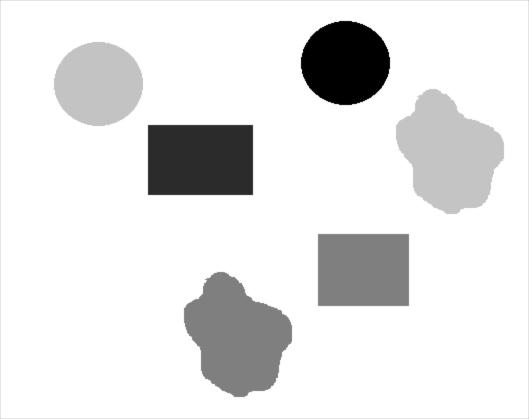
#> input picture gray1.jpg, 529 x 419 px
$ python Assignment_1.py
#> lines starting #> are read from the running program, lines starting #| are printed output that depends on the picture; after the words box and inside, x2 and y2 are one past the last pixel; in counts of white or black regions, pixels touching at a corner belong together
#> further down, img is the input picture: shape (419, 529); min 0, max 255, mean 228.1
import numpy as np, cv2 as cv

def Thresholding(img):
    mean_value = int(np.mean(img))
#> mean_value = 228
    print('Mean pixel value is ' + str(mean_value))
#| Mean pixel value is 228
    r,c = np.shape(img)
#> r = 419; c = 529

    for i in range(r):
        for j in range(c):
            if img[i,j] >= mean_value:
                img[i,j] = 0
            else:
                img[i,j] = 255
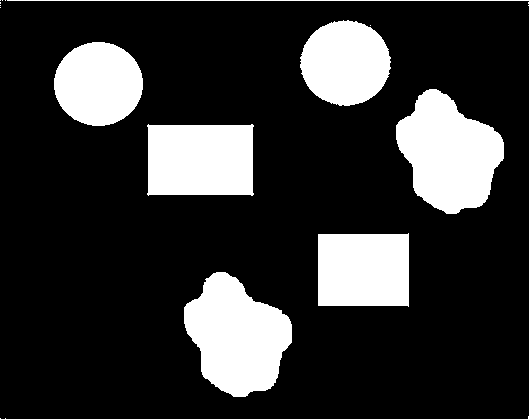
#> img: shape (419, 529); 19.9% white; 19 white regions (12 under 20 px), largest, box (x1, y1, x2, y2) and area: (184, 272, 292, 397) 8992, (396, 89, 504, 214) 8886, (147, 124, 254, 196) 7364
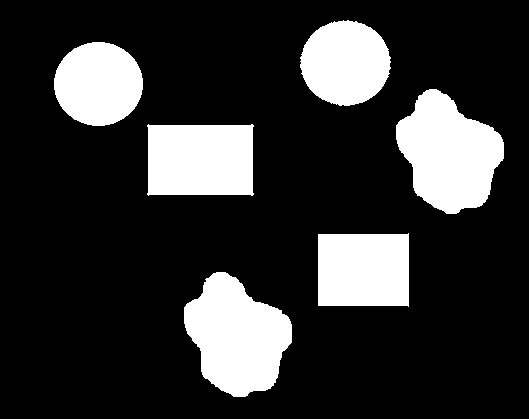
#> input picture wb.png, 529 x 419 px
#> `img2 = np.array(cv.imread('wb.png',0))`: img2: shape (419, 529); 19.7% white; 6 white regions, box (x1, y1, x2, y2) and area: (184, 272, 292, 397) 8992, (396, 89, 504, 214) 8886, (147, 124, 254, 196) 7364, (318, 233, 409, 307) 6554, (300, 20, 391, 106) 6009, (54, 42, 143, 126) 5857

    cv.imshow('Binary Image', img)
    cv.imwrite('Binary Image.png',img)
    cv.waitKey(10000)
    cv.destroyAllWindows()

    return img

#To assign label to current pixel based upon the label of the neighboring pixel
def AssignLabel(Left,Upper,LeftDiagonal=0,RightDiagonal=0):    #Neighboring pixel labels values

    if(Left!=0):                                        #Left pixel --> highest priority
        return Left                                     #Return the label of the left pixel, if not zero

    elif(LeftDiagonal!=0):                              #If left pixel is zero, check left diagonal pixel (in case of 8 connectivity)
        return LeftDiagonal

    elif(Upper!=0):
        return Upper

    elif(RightDiagonal!=0):
        return RightDiagonal

    return 0

#To find the index of a value in a list or sublist
def FindIndex(my_list,value):
    index=-1                                    #Setting index's default value
    for i in range(my_list.__len__()):          #Loop till the length of the list
        if(my_list[i].count(value)>0):          #If that value occurs in list once or multiple times
            index = i                           #Storing index in variable 'index'
            break
    return index                                #Returning index value

def ConnectedComponentAnalysis(img, Connectivity=4):

#> called with Connectivity = 8
    r,c = np.shape(img)         #to get dimensions of my image
#> r = 419; c = 529
    labelling_img = np.zeros((int(r),int(c)),dtype=int)      #creating image of zeros of size 501x501

    label_table=[]
    label=1

    for i in range(1,r):
        for j in range(1,c):
            if (img[i,j]==255):

                pixelLabel = 0

                if(Connectivity == 8):
                    pixelLabel = AssignLabel(labelling_img[i,j-1],labelling_img[i-1,j],labelling_img[i-1,j-1],labelling_img[i-1,j+1])
                else:
                    pixelLabel = AssignLabel(Left=labelling_img[i,j-1],Upper=labelling_img[i-1,j])

                if(pixelLabel == 0):
                    pixelLabel = label
                    label_table.append([pixelLabel])
                    label = label + 1

                labelling_img[i,j] = pixelLabel

                SecondPass(labelling_img[i-1,j],labelling_img[i,j-1],label_table)
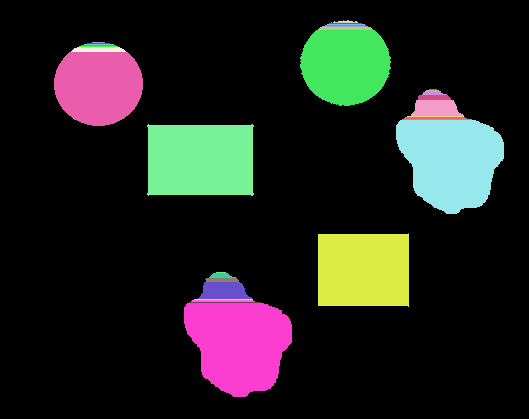
#> labelling_img: shape (419, 529) int64; 42 distinct labels, from 0 to 41; one colour per label, 0 black


    labelling_img = AssignMinimumLabel(labelling_img,label_table)

    SortSublists(label_table)

    return (labelling_img,label_table)

#For second pass - Removing multiple labels of the same object
def SecondPass(LeftPixelLabel,UpperPixelLabel,label_table):         #Passing left and upper pixel's labels and the labelling table list

    if(UpperPixelLabel!=0 and LeftPixelLabel!=0 and UpperPixelLabel!=LeftPixelLabel):       #If upper and left pixel labels aren't same and aren't zero

        UpperLabelIndex=FindIndex(label_table,UpperPixelLabel)              #Finding index of upper pixel

        LeftLabelIndex=FindIndex(label_table,LeftPixelLabel)                #Finding index of left pixel

        if(UpperLabelIndex!=LeftLabelIndex):                        #If both indexes aren't same, update the list

            UpdateList(label_table,UpperLabelIndex,LeftLabelIndex)      #Popping left label sublist and appending it to upper label sublist in the labelling table list

    return

#For seocnd pass - Removing one element (sublist) and copying its contents to another element (sublist)
def UpdateList(label_table, index1, index2):              #Passing labelling table list and both indexes; We want to append index2-value(s) ---> index1-value(s)

    while(label_table[index2].__len__()>0):             #Loop till the length of index2 sublist

        label_table[index1].append(label_table[index2].pop())       #Pop the value from index2 sublist and append it in the index1 sublist

    label_table.__delitem__(index2)                 #To remove the empty sublist at index2 location - list.__delitem__(index_value) deletes that index element; whether is it an element or a sublist

    return


#To sort all the sublists in a list
def SortSublists(my_list):          #Passing my list to be sort

    for i in range(my_list.__len__()): #For looping till the length of list
        my_list[i].sort()                       #Sorting all sublists

        return

#Last step of 2nd pass - assigning minimum label to every object
def AssignMinimumLabel(labelling_img,label_table):      #Passing labelling image and the labelling table list

    r,c = np.shape(labelling_img)               #to know dimensions of labelling image
    newimg = np.zeros((r,c),dtype=np.uint8)          #2D array of dimensions same as labelling image and of datatype np.uint8

    #Nested looping to acess every pixel location
    for i in range(r):
        for j in range(c):

            if(labelling_img[i,j] != 0):        #if we have some label

                newimg[i,j] = (FindIndex(label_table, labelling_img[i,j]) + 1) * 40         #Multiplying labelling table list index values with 40
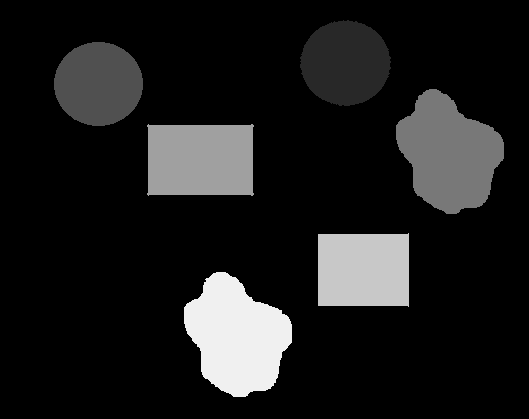
#> newimg: shape (419, 529); min 0, max 240, mean 29

    return newimg


##def EightDistance():
##
##
##
##    return


img = np.array(cv.imread('gray1.jpg',0))

new_img = Thresholding(img)
img2 = np.array(cv.imread('wb.png',0))
x,l1=ConnectedComponentAnalysis(img2, Connectivity=8)
cv.imshow('Image',x)
cv.waitKey(10000)
cv.destroyAllWindows()
print('Total objects are: ' + str(len(l1)))
#| Total objects are: 6
#print(l1)
